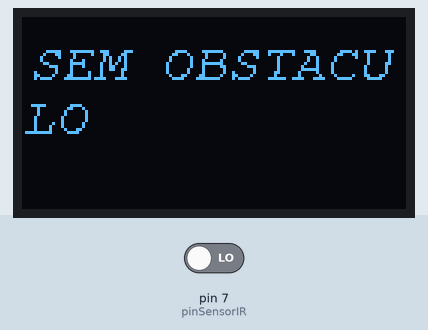
Simulated run of this sketch. Board: Arduino Uno, built with avr-gcc and run on an emulated ATmega328P. Shown: 128×64 one-colour display. The inputs (shaded band) are chosen by the test bench; at power-on: pin 7 (pinSensorIR) LOW. What the sketch prints to the serial monitor is not drawn.

Above: at 2.8 s.
2.9 s: pin 7 (pinSensorIR) driven HIGH
At 5.0 s:
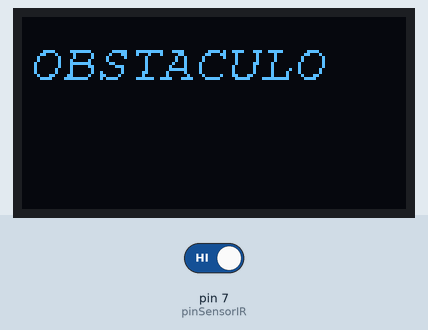
5.6 s: pin 7 (pinSensorIR) driven LOW
At 8.0 s:
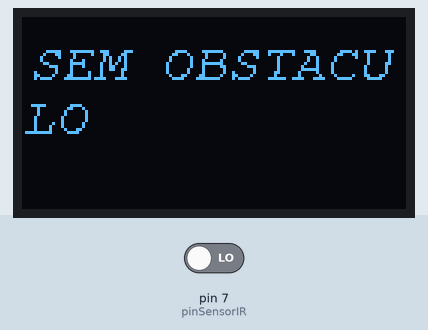
Timing chart, 0 to 9.5 s (numbered marks = the images above; inputs shaded):
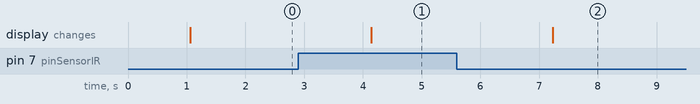

The sketch:

sensor_refletancia.ino
```cpp
#include <Wire.h> //Biblioteca para uso do protocolo I2C;

#include <Adafruit_GFX.h> //Biblioteca para manipulação gráfica no display;

#include <Adafruit_SH1106.h> //Biblioteca para operação do driver de controle do display;

#include <Fonts/FreeMono9pt7b.h> //Fonte para alteração do texto;

#include <Fonts/FreeSansBoldOblique9pt7b.h> //Fonte para alteração do texto;

#include <Fonts/FreeMonoOblique9pt7b.h> //Fonte para alteração do texto;

#define OLED_RESET -1 //Em displays que não possuem pino RESET, é dado o valor -1;
#define pinSensorIR 7

Adafruit_SH1106 display(OLED_RESET); //Declaração da tela com o nome "display";


void setup() {

   pinMode(pinSensorIR, INPUT);
  Serial.begin(9600);

  display.begin(SH1106_SWITCHCAPVCC, 0x3C); //Inicialização do display com a biblioteca e endereço de hardware do display;

}

void loop() {

  bool estadoSensor = digitalRead(pinSensorIR);


  display.clearDisplay(); //Comando para limpar a tela;

  display.setFont(&FreeMonoOblique9pt7b); //Comando para definir a fonte que será utilizada;
  display.setTextColor(WHITE); //Comando para definir a cor do texto;
  display.setTextSize(1); //Comando para definir tamanho od
  display.setCursor(2, 20); //Definição de onde o texto será escrito. Lembre se que: linha, coluna;

   if(estadoSensor){

     Serial.println("Obstaculo");


     display.setFont(&FreeMonoOblique9pt7b); //Comando para definir a fonte que será utilizada;
     display.setTextColor(WHITE); //Comando para definir a cor do texto;
     display.setTextSize(1); //Comando para definir tamanho od
     display.setCursor(2, 20); //Definição de onde o texto será escrito. Lembre se que: linha, coluna;

     display.print("OBSTACULO"); //Texto a ser escrito;
     delay(1000);


   }else{

      Serial.println("Sem Obstaculo");

     display.setFont(&FreeMonoOblique9pt7b); //Comando para definir a fonte que será utilizada;
     display.setTextColor(WHITE); //Comando para definir a cor do texto;
     display.setTextSize(1); //Comando para definir tamanho od
     display.setCursor(2, 20); //Definição de onde o texto será escrito. Lembre se que: linha, coluna;

     display.print("SEM OBSTACULO"); //Texto a ser escrito;
     delay(1000);


   }

  display.display(); //Mostrar informações na tela;

}
```

Measured:
- after the input at 2.9 s, the display: changes after 1.2 s (image 1)
- after the input at 5.6 s, the display: changes after 1.6 s (image 2)
